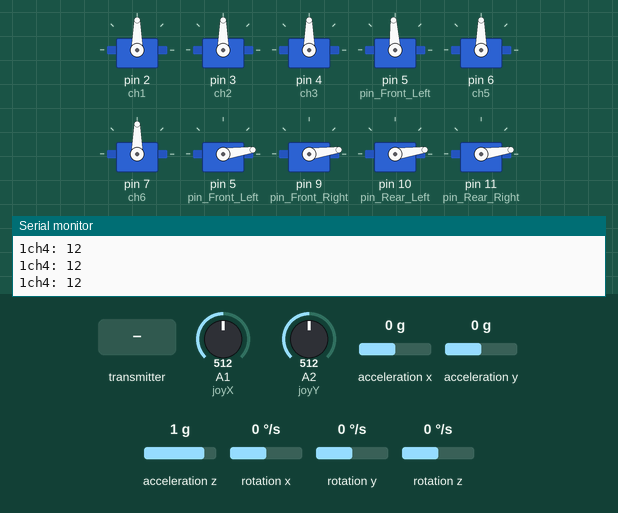
Bench run of a sketch on a simulated Arduino Uno, built with avr-gcc and run on an emulated ATmega328P. Shown: 10 × servo, the last lines printed to the serial monitor. Wiring (inferred from the names in the program): MPU-6050 motion sensor at I2C address 0x68. Inputs (shaded band) come from the test bench; at power-on: A1 (joyX) = 512, A2 (joyY) = 512, acceleration x 0 g, acceleration y 0 g, acceleration z 1 g, rotation x 0 °/s, rotation y 0 °/s, rotation z 0 °/s. No radio packets arrive unless stated.

Above: at 1.7 s.
1.8 s: the transmitter starts sending yaw = 0
At 2.8 s:
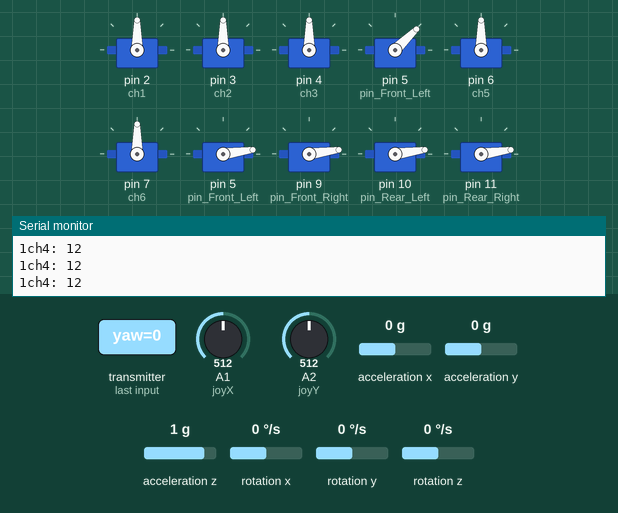
3.3 s: the transmitter starts sending throttle = 0
At 3.9 s:
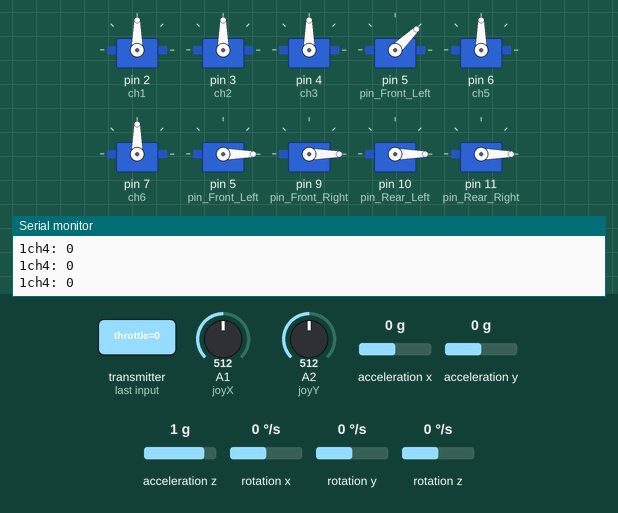
Timing chart, 0 to 6.3 s (numbered marks = the images above; inputs shaded):
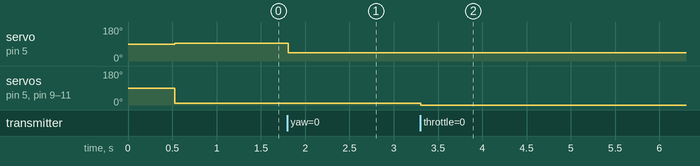

The sketch:

Analog_Joystick_Basic_Controller.ino
```cpp
#include <Servo.h>
#include <Wire.h>

//  6 Channel Receiver | 6 Kanal Alıcı
//  PWM output on pins D2, D3, D4, D5, D6, D7 (Çıkış pinleri)
#include <SPI.h>
#include <nRF24L01.h>
#include <RF24.h>

#define potentInput A0//the input of the potentiometer

#define joyX A1
#define joyY A2

Servo esc_Front_Left;
Servo esc_Front_Right;
Servo esc_Rear_Left;
Servo esc_Rear_Right;

//receiver
Servo ch1;
Servo ch2;
Servo ch3;
Servo ch4;
Servo ch5;
Servo ch6;


//receiver channels
int ch_width_1 = 0;
int ch_width_2 = 0;
int ch_width_3 = 0;
int ch_width_4 = 0;
int ch_width_5 = 0;
int ch_width_6 = 0;


struct Signal {
  byte throttle;
  byte pitch;
  byte roll;
  byte yaw;
  byte aux1;
  byte aux2;
};

Signal data;
const uint64_t pipeIn = 0xE9E8F0F0E1LL;
RF24 radio(9, 10);
void ResetData()
{
// Define the inicial value of each data input. | Veri girişlerinin başlangıç değerleri
// The middle position for Potenciometers. (254/2=127) | Potansiyometreler için orta konum
data.roll = 127;   // Center | Merkez
data.pitch = 127;  // Center | Merkez
data.throttle = 12; // Motor Stop | Motor Kapalı
data.yaw = 127;   // Center | Merkez
data.aux1 = 127;   // Center | Merkez
data.aux2 = 127;   // Center | Merkez
}
//end receiver

int pin_Front_Left = 5; // this is the output of the arduino
int pin_Front_Right = 9; // this is the output of the arduino
int pin_Rear_Left = 10; // this is the output of the arduino
int pin_Rear_Right = 11; // this is the output of the arduino

int potValue; // the potentiometer value

int maxJoystickInfluence = 20; // the maximum influnce the joystick has over the motors . // must be lower than 180 // the higher this is , the more the drone will be able to tilt


//Gyro values
const int MPU = 0x68; // MPU6050 I2C address
float AccX, AccY, AccZ;
float GyroX, GyroY, GyroZ;
float accAngleX, accAngleY, gyroAngleX, gyroAngleY, gyroAngleZ;
float roll, pitch, yaw;
float AccErrorX, AccErrorY, GyroErrorX, GyroErrorY, GyroErrorZ;
float elapsedTime, currentTime, previousTime;
int c = 0;


void setup() {

  Serial.begin(9600);
  //receiver
  //Set the pins for each PWM signal | Her bir PWM sinyal için pinler belirleniyor.
  ch1.attach(2);
  ch2.attach(3);
  ch3.attach(4);
  ch4.attach(5);
  ch5.attach(6);
  ch6.attach(7);
  //Configure the NRF24 module
  ResetData();
  radio.begin();
  radio.openReadingPipe(1,pipeIn);
  radio.setAutoAck(false);
  radio.setDataRate(RF24_250KBPS);
  radio.setPALevel(RF24_PA_HIGH);
  radio.startListening(); //start the radio comunication for receiver | Alıcı olarak sinyal iletişimi başlatılıyor
  pinMode(6,OUTPUT);
  //end receiver


  Serial.begin(19200);//Sets the data rate in bits per second (baud) for serial data transmission
  esc_Front_Left.attach(pin_Front_Left,1000,2000); // (pin, min pulse width, max pulse width in microseconds)
  esc_Front_Right.attach(pin_Front_Right,1000,2000); // (pin, min pulse width, max pulse width in microseconds)
  esc_Rear_Left.attach(pin_Rear_Left,1000,2000); // (pin, min pulse width, max pulse width in microseconds)
  esc_Rear_Right.attach(pin_Rear_Right,1000,2000); // (pin, min pulse width, max pulse width in microseconds)

  //Gyro
  Wire.begin();                      // Initialize comunication
  Wire.beginTransmission(MPU);       // Start communication with MPU6050 // MPU=0x68
  Wire.write(0x6B);                  // Talk to the register 6B
  Wire.write(0x00);                  // Make reset - place a 0 into the 6B register
 // Call this function if you need to get the IMU error values for your module
  calculate_IMU_error();
  delay(20);


}

  //RECEIVER
  unsigned long lastRecvTime = 0;
  void recvData()
  {
    while ( radio.available() ) {
    radio.read(&data, sizeof(Signal));
    lastRecvTime = millis();   // receive the data | data alınıyor
    }
  }
  //end receiver


void loop() {
  // put your main code here, to run repeatedly:
  Serial.print(1);


  //receiver
   recvData();
  unsigned long now = millis();
  if ( now - lastRecvTime > 1000 ) {
  ResetData(); // Signal lost.. Reset data | Sinyal kayıpsa data resetleniyor
  }
  ch_width_4 = map(data.yaw,      0, 255, 1000, 2000);     // pin D5 (PWM signal)
  ch_width_2 = map(data.pitch,    0, 255, 1000, 2000);     // pin D3 (PWM signal)
  ch_width_3 = map(data.throttle, 0, 255, 1000, 2000);     // pin D4 (PWM signal)
  ch_width_1 = map(data.roll,     0, 255, 1000, 2000);     // pin D2 (PWM signal)
  ch_width_5 = map(data.aux1,     0, 255, 1000, 2000);     // pin D6 (PWM signal)
  ch_width_6 = map(data.aux2,     0, 255, 1000, 2000);     // pin D7 (PWM signal)
  ch4.writeMicroseconds(ch_width_4);
  //end receiver


//  potValue = analogRead(potentInput);   // reads the value of the potentiometer (value between 0 and 1023)
//  potValue = map(potValue, 0, 1023, 0, 180);   // scale it to use it with the servo library (value between 0 and 180)

  potValue = map(data.throttle, 0 ,255, 0, 180);

  int speed_Front_Left = potValue;
  int speed_Front_Right = potValue;
  int speed_Rear_Left = potValue;
  int speed_Rear_Right = potValue;

  int xValue = analogRead(joyX);
  int yValue = analogRead(joyY);
  xValue = map(xValue, 0, 1023, -maxJoystickInfluence, maxJoystickInfluence);   // scale it to use it with the servo library (value between 0 and 180)
  yValue = map(yValue, 0, 1023, maxJoystickInfluence, -maxJoystickInfluence);   // scale it to use it with the servo library (value between 0 and 180)

  if(xValue < 0)
  {
    speed_Front_Left += xValue;
    speed_Rear_Left += xValue;
  }
  else
  {
    speed_Front_Right -= xValue;
    speed_Rear_Right -= xValue;
  }

  if(yValue > 0)
  {
    speed_Front_Left -= yValue;
    speed_Front_Right -= yValue;
  }
  else
  {
    speed_Rear_Left += yValue;
    speed_Rear_Right += yValue;
  }


  esc_Front_Left.write(speed_Front_Left);    // Send the signal to the ESC
  esc_Front_Right.write(speed_Front_Right);    // Send the signal to the ESC
  esc_Rear_Left.write(speed_Rear_Left);    // Send the signal to the ESC
  esc_Rear_Right.write(speed_Rear_Right);    // Send the signal to the ESC


  //print the values with to plot or view
//  Serial.print(xValue);
//  Serial.print("\t");
//  Serial.println(yValue);

  //Gyro
  // === Read acceleromter data === //
  Wire.beginTransmission(MPU);
  Wire.write(0x3B); // Start with register 0x3B (ACCEL_XOUT_H)
  Wire.endTransmission(false);
  Wire.requestFrom(MPU, 6, true); // Read 6 registers total, each axis value is stored in 2 registers
  //For a range of +-2g, we need to divide the raw values by 16384, according to the datasheet
  AccX = (Wire.read() << 8 | Wire.read()) / 16384.0; // X-axis value
  AccY = (Wire.read() << 8 | Wire.read()) / 16384.0; // Y-axis value
  AccZ = (Wire.read() << 8 | Wire.read()) / 16384.0; // Z-axis value
  // Calculating Roll and Pitch from the accelerometer data
  accAngleX = (atan(AccY / sqrt(pow(AccX, 2) + pow(AccZ, 2))) * 180 / PI) - 0.58; // AccErrorX ~(0.58) See the calculate_IMU_error()custom function for more details
  accAngleY = (atan(-1 * AccX / sqrt(pow(AccY, 2) + pow(AccZ, 2))) * 180 / PI) + 1.58; // AccErrorY ~(-1.58)
  // === Read gyroscope data === //
  previousTime = currentTime;        // Previous time is stored before the actual time read
  currentTime = millis();            // Current time actual time read
  elapsedTime = (currentTime - previousTime) / 1000; // Divide by 1000 to get seconds
  Wire.beginTransmission(MPU);
  Wire.write(0x43); // Gyro data first register address 0x43
  Wire.endTransmission(false);
  Wire.requestFrom(MPU, 6, true); // Read 4 registers total, each axis value is stored in 2 registers
  GyroX = (Wire.read() << 8 | Wire.read()) / 131.0; // For a 250deg/s range we have to divide first the raw value by 131.0, according to the datasheet
  GyroY = (Wire.read() << 8 | Wire.read()) / 131.0;
  GyroZ = (Wire.read() << 8 | Wire.read()) / 131.0;
  // Correct the outputs with the calculated error values
  GyroX = GyroX + 0.56; // GyroErrorX ~(-0.56)
  GyroY = GyroY - 2; // GyroErrorY ~(2)
  GyroZ = GyroZ + 0.79; // GyroErrorZ ~ (-0.8)
  // Currently the raw values are in degrees per seconds, deg/s, so we need to multiply by sendonds (s) to get the angle in degrees
  gyroAngleX = gyroAngleX + GyroX * elapsedTime; // deg/s * s = deg
  gyroAngleY = gyroAngleY + GyroY * elapsedTime;
  yaw =  yaw + GyroZ * elapsedTime;
  // Complementary filter - combine acceleromter and gyro angle values
  roll = 0.96 * gyroAngleX + 0.04 * accAngleX;
  pitch = 0.96 * gyroAngleY + 0.04 * accAngleY;

  // Print the values on the serial monitor
  Serial.print("ch4: ");
  Serial.print(data.throttle);
  Serial.print("\n");

}//loop End


void calculate_IMU_error() {
  // We can call this funtion in the setup section to calculate the accelerometer and gyro data error. From here we will get the error values used in the above equations printed on the Serial Monitor.
  // Note that we should place the IMU flat in order to get the proper values, so that we then can the correct values
  // Read accelerometer values 200 times
  while (c < 200) {
    Wire.beginTransmission(MPU);
    Wire.write(0x3B);
    Wire.endTransmission(false);
    Wire.requestFrom(MPU, 6, true);
    AccX = (Wire.read() << 8 | Wire.read()) / 16384.0 ;
    AccY = (Wire.read() << 8 | Wire.read()) / 16384.0 ;
    AccZ = (Wire.read() << 8 | Wire.read()) / 16384.0 ;
    // Sum all readings
    AccErrorX = AccErrorX + ((atan((AccY) / sqrt(pow((AccX), 2) + pow((AccZ), 2))) * 180 / PI));
    AccErrorY = AccErrorY + ((atan(-1 * (AccX) / sqrt(pow((AccY), 2) + pow((AccZ), 2))) * 180 / PI));
    c++;
  }
  //Divide the sum by 200 to get the error value
  AccErrorX = AccErrorX / 200;
  AccErrorY = AccErrorY / 200;
  c = 0;
  // Read gyro values 200 times
  while (c < 200) {
    Wire.beginTransmission(MPU);
    Wire.write(0x43);
    Wire.endTransmission(false);
    Wire.requestFrom(MPU, 6, true);
    GyroX = Wire.read() << 8 | Wire.read();
    GyroY = Wire.read() << 8 | Wire.read();
    GyroZ = Wire.read() << 8 | Wire.read();
    // Sum all readings
    GyroErrorX = GyroErrorX + (GyroX / 131.0);
    GyroErrorY = GyroErrorY + (GyroY / 131.0);
    GyroErrorZ = GyroErrorZ + (GyroZ / 131.0);
    c++;
  }
  //Divide the sum by 200 to get the error value
  GyroErrorX = GyroErrorX / 200;
  GyroErrorY = GyroErrorY / 200;
  GyroErrorZ = GyroErrorZ / 200;
  // Print the error values on the Serial Monitor
//  Serial.print("AccErrorX: ");
//  Serial.println(AccErrorX);
//  Serial.print("AccErrorY: ");
//  Serial.println(AccErrorY);
//  Serial.print("GyroErrorX: ");
//  Serial.println(GyroErrorX);
//  Serial.print("GyroErrorY: ");
//  Serial.println(GyroErrorY);
//  Serial.print("GyroErrorZ: ");
//  Serial.println(GyroErrorZ);


}
```

Measured:
- after the input at 1.8 s, servo on pin 5 (pin_Front_Left): 93° → 44° at once
- after the input at 3.3 s, servo on pin 5 (pin_Front_Left), servo on pin 9 (pin_Front_Right), servo on pin 10 (pin_Rear_Left), servo on pin 11 (pin_Rear_Right): 8° → 0° at once
